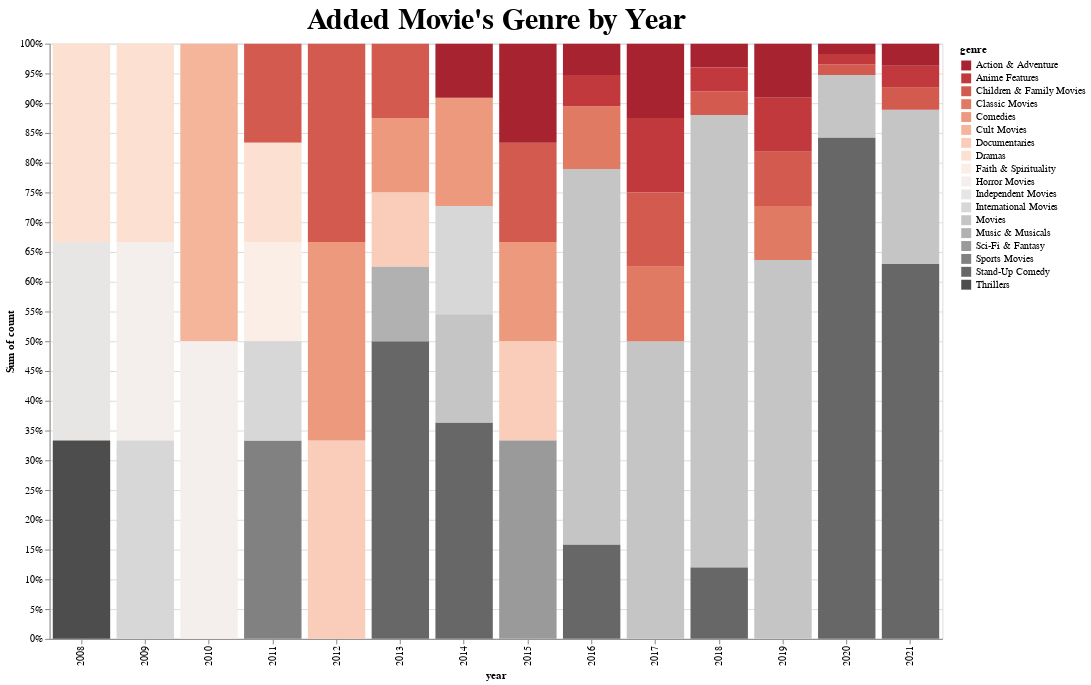

The notebook cell this image was saved under:
### Code cell
import altair as alt

alt.Chart(top_year_count_mv).mark_bar().encode(
    x='year:N',
    y=alt.Y('sum(count)', stack="normalize", sort="ascending"),
    color = alt.Color("genre", scale=alt.Scale(scheme='redgrey'))).properties(
    width=900,
    height=600,
    title="Added Movie's Genre by Year").configure_title(fontSize=30)

### Figure 1 — Vega-Lite specification as saved in the notebook (floating-point values rounded to 4 significant figures)
{"config": {"view": {"continuousWidth": 400, "continuousHeight": 300}, "title": {"fontSize": 30}}, "data": {"name": "data-71152870808178925a27d9c5d47ea7d0"}, "mark": "bar", "encoding": {"color": {"field": "genre", "scale": {"scheme": "redgrey"}, "type": "nominal"}, "x": {"field": "year", "type": "nominal"}, "y": {"aggregate": "sum", "field": "count", "sort": "ascending", "stack": "normalize", "type": "quantitative"}}, "height": 600, "title": "Added Movie's Genre by Year", "width": 900, "$schema": "https://vega.github.io/schema/vega-lite/v4.17.0.json", "datasets": {"data-71152870808178925a27d9c5d47ea7d0": [{"year": 2008, "genre": "Dramas", "count": 1}, {"year": 2008, "genre": "Independent Movies", "count": 1}, {"year": 2008, "genre": "Thrillers", "count": 1}, {"year": 2009, "genre": "Dramas", "count": 1}, {"year": 2009, "genre": "Horror Movies", "count": 1}, {"year": 2009, "genre": "International Movies", "count": 1}, {"year": 2010, "genre": "Cult Movies", "count": 1}, {"year": 2010, "genre": "Horror Movies", "count": 1}, {"year": 2011, "genre": "Sports Movies", "count": 2}, {"year": 2011, "genre": "Children & Family Movies", "count": 1}, {"year": 2011, "genre": "Dramas", "count": 1}, {"year": 2011, "genre": "Faith & Spirituality", "count": 1}, {"year": 2011, "genre": "International Movies", "count": 1}, {"year": 2012, "genre": "Documentaries", "count": 1}, {"year": 2012, "genre": "Children & Family Movies", "count": 1}, {"year": 2012, "genre": "Comedies", "count": 1}, {"year": 2013, "genre": "Stand-Up Comedy", "count": 4}, {"year": 2013, "genre": "Children & Family Movies", "count": 1}, {"year": 2013, "genre": "Comedies", "count": 1}, {"year": 2013, "genre": "Documentaries", "count": 1}, {"year": 2013, "genre": "Music & Musicals", "count": 1}, {"year": 2014, "genre": "Stand-Up Comedy", "count": 4}, {"year": 2014, "genre": "Comedies", "count": 2}, {"year": 2014, "genre": "International Movies", "count": 2}, {"year": 2014, "genre": "Movies", "count": 2}, {"year": 2014, "genre": "Action & Adventure", "count": 1}, {"year": 2015, "genre": "Comedies", "count": 1}, {"year": 2015, "genre": "Children & Family Movies", "count": 1}, {"year": 2015, "genre": "Documentaries", "count": 1}, {"year": 2015, "genre": "Sci-Fi & Fantasy", "count": 2}, {"year": 2015, "genre": "Action & Adventure", "count": 1}, {"year": 2016, "genre": "Movies", "count": 12}, {"year": 2016, "genre": "Stand-Up Comedy", "count": 3}, {"year": 2016, "genre": "Classic Movies", "count": 2}, {"year": 2016, "genre": "Action & Adventure", "count": 1}, {"year": 2016, "genre": "Anime Features", "count": 1}, {"year": 2017, "genre": "Movies", "count": 4}, {"year": 2017, "genre": "Action & Adventure", "count": 1}, {"year": 2017, "genre": "Anime Features", "count": 1}, {"year": 2017, "genre": "Children & Family Movies", "count": 1}, {"year": 2017, "genre": "Classic Movies", "count": 1}, {"year": 2018, "genre": "Children & Family Movies", "count": 1}, {"year": 2018, "genre": "Action & Adventure", "count": 1}, {"year": 2018, "genre": "Anime Features", "count": 1}, {"year": 2018, "genre": "Movies", "count": 19}, {"year": 2018, "genre": "Stand-Up Comedy", "count": 3}, {"year": 2019, "genre": "Movies", "count": 7}, {"year": 2019, "genre": "Action & Adventure", "count": 1}, {"year": 2019, "genre": "Anime Features", "count": 1}, {"year": 2019, "genre": "Children & Family Movies", "count": 1}, {"year": 2019, "genre": "Classic Movies", "count": 1}, {"year": 2020, "genre": "Children & Family Movies", "count": 1}, {"year": 2020, "genre": "Anime Features", "count": 1}, {"year": 2020, "genre": "Movies", "count": 6}, {"year": 2020, "genre": "Stand-Up Comedy", "count": 48}, {"year": 2020, "genre": "Action & Adventure", "count": 1}, {"year": 2021, "genre": "Anime Features", "count": 1}, {"year": 2021, "genre": "Stand-Up Comedy", "count": 17}, {"year": 2021, "genre": "Movies", "count": 7}, {"year": 2021, "genre": "Action & Adventure", "count": 1}, {"year": 2021, "genre": "Children & Family Movies", "count": 1}]}}
